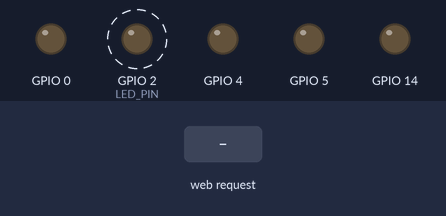
Simulated run of this sketch. Board: ESP8266 (NodeMCU). Shown: output pins drawn as LEDs (lit = HIGH). Dashed ring = blinking. Inputs (shaded band) come from the test bench. WiFi joins after 1.5 s; servers stay silent unless stated; storage starts empty; what the sketch prints to the serial monitor is not drawn.

Above: at 7.8 s.
7.9 s: HTTP request GET /socket1On received
At 8.9 s:
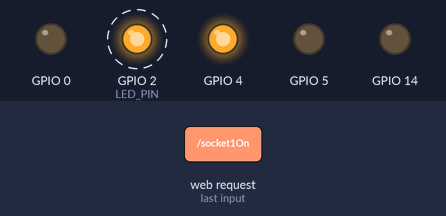
13.1 s: HTTP request GET /socket2On received
At 15.4 s:
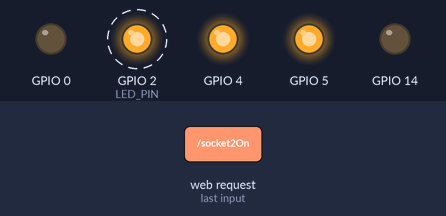
19.1 s: HTTP request GET /socket1Off received
At 21.4 s:
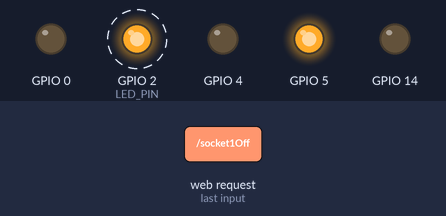
25.1 s: HTTP request GET /socket3On received
At 27.4 s:
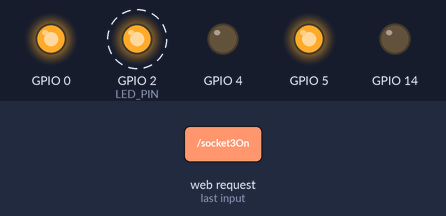
31.1 s: HTTP request GET /socket2Off received
At 33.3 s:
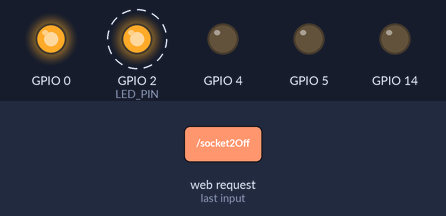
37.1 s: HTTP request GET /socket3Off received
At 39.1 s:
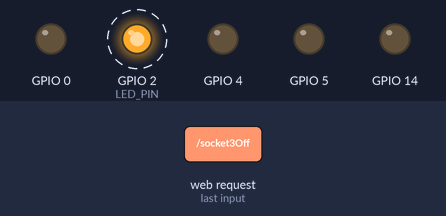
Timing chart, 0 to 44.5 s (numbered marks = the images above; inputs shaded):
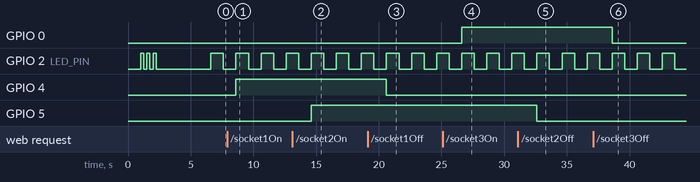

The sketch:

ledController.ino
```cpp
#include <ESP8266WiFi.h>
#include <WiFiClient.h>
#include <ESP8266WebServer.h>
#include <ESP8266mDNS.h>
#include <FS.h>
#include <vector>

#include "TimerOnChannel.h"
#include "TimeService.h"

#define LED_PIN 2
#define CHECK_INTERVAL_IN_SECONDS 15

MDNSResponder mdns;
ESP8266WebServer server(80);
String webPage = "";
const char* ssid = "****";
const char* password = "*****";
unsigned long acqEpochTimeFromService;
unsigned long lastCheckTimestamp;
unsigned long currentTime;
TimeService timeService;

//initial values;
int hourOn[] =  {11, 17, 0, 0};
int hourOff[] = {14, 24, 0, 0};
int hourUltimateOff[] = {24, 24, 0, 0};
String daysScheduled[] = {"0000111","01111110","00000011","00000011"};
std::vector<TimerOnChannel> channels;

void setup(void) {
  Serial.println("---=== SYSTEM STARTUP... ===----");
  //D0 - 4, D1 - 5, D3 - 0, D4 - 2 (LED), D5 - 14, D6 - 12, D7 - 13, D8 - 15;
  channels = {TimerOnChannel(4,"Terace LEDs"), TimerOnChannel(5,"Tree lights"), TimerOnChannel(0,"Wall home"), TimerOnChannel(14,"Wall garden")};
  pinMode(LED_PIN, OUTPUT);
  digitalWrite(LED_PIN, LOW);
  delay(1000);
  Serial.begin(115200);
  connectWifi();
  configureChannels();
  startHttpService();
  startTimeService();
  Serial.println("---=== ALL SYSTEMS UP ===----");
}

void loop(void)
{
  blinkStatusLED(1000, 1000);
  checkTimers();
  server.handleClient();
}

void connectWifi()
{
  // Begin connection
  WiFi.begin(ssid, password);
  Serial.println("WIFI: ");
  // Wait for connection
  while (WiFi.status() != WL_CONNECTED) {
    blinkStatusLED(250, 250);
    Serial.print(".");
  }
  Serial.print("Connected to ");
  Serial.println(ssid);
  Serial.print("IP address: ");
  Serial.println(WiFi.localIP());
  if (mdns.begin("esp8266", WiFi.localIP())) {
    Serial.println("MDNS responder started");
  }
}

void startHttpService()
{
  Serial.println("---=== HTTP server starting... ===----");
  server.on("/", []() {
    updateWebContentAndResponse();
    });
  server.on("/socket1On", []() { setOn(channels[0]); });
  server.on("/socket1Off", []() { setOff(channels[0]); });
  server.on("/socket1AutoOn", []() { setAuto(channels[0]); });

  server.on("/socket2On", []() { setOn(channels[1]); });
  server.on("/socket2Off", []() { setOff(channels[1]); });
  server.on("/socket2AutoOn", []() { setAuto(channels[1]); });

  server.on("/socket3On", []() { setOn(channels[2]); });
  server.on("/socket3Off", []() { setOff(channels[2]); });
  server.on("/socket3AutoOn", []() { setAuto(channels[2]); });

  server.on("/socket4On", []() { setOn(channels[3]); });
  server.on("/socket4Off", []() { setOff(channels[3]); });
  server.on("/socket4AutoOn", []() { setAuto(channels[3]); });

  server.on("/allOn", []() {
    for (TimerOnChannel& channel : channels){
      channel.setOn();
    }
    updateWebContentAndResponse();
  });
  server.on("/allOff", []() {
    for (TimerOnChannel& channel : channels){
      channel.setOff();
    }
    updateWebContentAndResponse();
  });
  server.on("/allAutoOn", []() {
    for (TimerOnChannel& channel : channels){
      channel.restoreAuto();
    }
    checkTimers();
    updateWebContentAndResponse();
  });
  server.on("/resetTime", []() {
    startTimeService();
    checkTimers();
    updateWebContentAndResponse();
  });
  server.on("/ScheduleSave", HTTP_GET,  [](){
    String days[] = {"w-1","w-2","w-3","w-4","w-5","w-6","w-7"};
    Serial.println("--= Re-Configuring channels: START =--");
    int index = 0;
    for (TimerOnChannel& channel : channels)
    {
      String hourOn_s = server.arg("ch-"+String(index)+"-startHour");
      String hourOff_s = server.arg("ch-"+String(index)+"-endHour");
      String hourUltimateOff_s = server.arg("ch-"+String(index)+"-endUltimateHour");
      String label = server.arg("ch-"+String(index)+"-name");
      String configString = "0";
      for (String one: days){
        String state=server.arg("ch-"+String(index)+"-"+one);
        if (state == "on"){
          configString += "1";
        } else{
          configString += "0";
        }
      }
      Serial.println("-- Channel ("+channel.getLabel()+") internal index: "+ String(index) + " --");
      channel.configure(hourOn_s.toInt(), hourOff_s.toInt(),hourUltimateOff_s.toInt(), configString);
      channel.updateLabel(label);
      channel.printStatus();
      index++;
    }
    Serial.println("--= Re-Configuring channles: DONE =---");
    //TODO
    //saveFile(daysScheduled, hourOn, hourOff) ;
    updateWebContentAndResponse();
  });
  server.begin();
  Serial.println("---=== HTTP server started ===----");
}

void setOn(TimerOnChannel& channel)
{
  channel.setOn();
  updateWebContentAndResponse();
}

void setOff(TimerOnChannel& channel)
{
  channel.setOff();
  updateWebContentAndResponse();
}

void setAuto(TimerOnChannel& channel)
{
  channel.restoreAuto();
  updateWebContentAndResponse();
}

void startTimeService()
{
  Serial.println("---=== TIME SYSTEMS ===----");
  timeService.init();
  acqEpochTimeFromService = timeService.getTime();
  lastCheckTimestamp = acqEpochTimeFromService;
  Serial.println("---=== TIME SYSTEMS UP ===----");
}

void updateWebContentAndResponse()
{
   updateWebPageBody();
   server.send(200, "text/html", webPage);
}

void blinkStatusLED(int high, int low)
{
  digitalWrite(LED_PIN, HIGH);
  delay(high);
  digitalWrite(LED_PIN, LOW);
  delay(low);
}

void checkTimers()
{
  currentTime = acqEpochTimeFromService + millis()/1000;
  if (currentTime - lastCheckTimestamp > CHECK_INTERVAL_IN_SECONDS)
  {
    for (TimerOnChannel& channel : channels)
    {
     channel.adaptStateToConfigurationFor(currentTime);
     lastCheckTimestamp = currentTime;
    }
  }
}


void updateWebPageBody()
{
  String days[] = {"Mon","Tue","Wed","Thu","Fri","Sat","Sun"};
  webPage = "";
  webPage += "<!DOCTYPE HTML>\r\n<html>\n<head>\n";
  webPage += "<meta charset=\"utf-8\"> \n";
  webPage += "<meta name=\"viewport\" content=\"width=device-width, initial-scale=1\">\n";
  webPage += "<title>HOME LIGHTS Arduino</title>\n";
  //bootstrap
  webPage += "<link rel=\"stylesheet\" href=\"https://maxcdn.bootstrapcdn.com/bootstrap/3.3.7/css/bootstrap.min.css\">\n";

  webPage += "<script src=\"https://ajax.googleapis.com/ajax/libs/jquery/3.1.1/jquery.min.js\"></script>\n";
  webPage += "<script src=\"https://maxcdn.bootstrapcdn.com/bootstrap/3.3.7/js/bootstrap.min.js\"></script>\n";

  webPage += "</head>\n<body>\n <div style=\"max-width: 600px;\"> \n";

  webPage += "<button class=\"btn btn-default btn-block disabled\"><h1>Garden Lights v0.23</h1></button> \n";
  webPage += "<button type=\"button\" class=\"btn btn-default btn-block disabled \"><small> Last timer check: "+TimeService::timeToString(lastCheckTimestamp, 1)+"</small></button>";

  webPage += "<div class=\"btn-group btn-group-justified\">";
  webPage += "<a href=\"/\" class=\"btn btn-info btn-sm\">Refresh</a>";
  webPage += "<a href=\"resetTime\" class=\"btn btn-default btn-sm\">Re-establish time</a>";
  webPage += "</div>\n";

  webPage += "\n";
  webPage +=  "<ul class=\"nav nav-tabs\">";
  webPage +=  "<li class=\"active\"><a data-toggle=\"tab\" href=\"#tabs-1\">Home</a></li>";
  webPage += "<li><a data-toggle=\"tab\"  href=\"#tabs-2\">Status expert</a></li>";
  webPage += " <li><a data-toggle=\"tab\" href=\"#tabs-3\">Configuration</a></li>\n </ul>\n";
  // Control
  webPage += "<div class=\"tab-content\">\n";
  webPage += "<div id=\"tabs-1\" class=\"tab-pane fade in active\">\n";

  int i = 0;
  int countInManual = 0;
  for (TimerOnChannel& channel : channels)
  {
    webPage += "<p>  <div class=\"btn-group btn-group-justified\">";
    String disabled = "";
    if (channel.hourOn() == 0 && channel.hourOff() == 0 )
    {
      disabled = "disabled";
    }
    if (channel.isOn())
    {
      webPage += " <a href=\"socket"+String(i+1)+"Off\" class=\"btn btn-danger btn-md "+disabled+"\"> <span class=\"badge\">OFF</span> "+channel.getLabel()+" </a>";
    } else {
      webPage += " <a href=\"socket"+String(i+1)+"On\" class=\"btn btn-success btn-md "+disabled+"\"><span class=\"badge\">ON "+disabled+"</span> "+channel.getLabel()+" </a>";
    }

    if (channel.isManuallyEnabled())
    {
      countInManual++;
      webPage += " <a href=\"socket"+String(i+1)+"AutoOn\" class=\"btn btn-warning btn-md\">Restore automatic</a>";
    } else {
      webPage += " <a href=\"\" class=\"btn btn-info btn-md disabled\">Automatic, scheduled for";
      if (channel.isForeseenToBeActive(acqEpochTimeFromService + millis()/1000))
      {
        webPage += " <span class=\"badge\"> ON </span>  </a>";
      } else {
        webPage += " <span class=\"badge\"> OFF </span>  </a>";
      }
    }

    webPage += "</div></p> \n";
    i++;
  }
  webPage += "<div class=\"btn-group btn-group-justified\"> <a href=\"allOn\" class=\"btn btn-success btn-lg\"><span class=\"badge\">ON ALL</span></a>";
  webPage += "<a href=\"allOff\" class=\"btn btn-danger btn-lg\"><span class=\"badge\">OFF ALL</span></a>";
  if (countInManual > 1)
  {
    webPage += "<a href=\"allAutoOn\" class=\"btn btn-warning btn-lg\">AUTO ALL <span class=\"badge\">"+String(countInManual)+"</span> </a>";
  }
  webPage +="</div>\n";
  webPage += "</div>\n";
//  Status
  webPage += "<div id=\"tabs-2\" class=\"tab-pane fade in\"><h3>Detailed status</h3>\n";
  webPage += "<button type=\"button\" class=\"btn btn-default btn-block disabled \"><small> System start: "+TimeService::timeToString(acqEpochTimeFromService, 1)+"</small></button>";
  webPage += "<button type=\"button\" class=\"btn btn-default btn-block disabled \"><small> Last timer check: "+TimeService::timeToString(lastCheckTimestamp, 1)+"</small></button>";
  webPage += "<pre> " + timeService.getLastLog() + " </pre>\n";

  long  fh = ESP.getFreeHeap();
  char  fhc[20];
  ltoa(fh, fhc, 10);
  String freeHeap = String(fhc);
  webPage += "<h3>Free memory</h3><samp>"+freeHeap+" kB</samp>";

  webPage += "<h3>Inputs</h3>";
  i = 0;
  for (TimerOnChannel& channel : channels)
  {
    if (channel.isOn())
    {
      webPage += " <p class=\"bg-success\">"+channel.getLabel()+" are ON</p>\n";
    } else {
      webPage += " <p class=\"bg-danger\">"+channel.getLabel()+" are OFF</p>\n";
    }
    i++;
  }
  webPage += "</div>\n";
  //Config
  webPage += "<div id=\"tabs-3\" class=\"tab-pane fade in\"><h3>Times and days for channels</h3>\n";
  // form breaks the bootstrap/jquery style
  webPage += "<form  action=\"ScheduleSave\" method=\"get\">\n";
  webPage += "  <fieldset>\n";
  webPage += "   <input type=\"submit\" value=\"Save changes\" class=\"btn btn-success btn-block\"/> \n";
  webPage += "  </fieldset>\n";
  int ch = 0;
  for (TimerOnChannel& channel : channels){
      webPage += "<fieldset>\n";
      webPage += "  <legend>Automatic switch ON/OFF for CHANNEL "+String(ch+1)+":</legend>\n";
      for (int i = 1; i <= 7; i++){
        webPage += "  <label for=\"ch-"+String(ch)+"-w-"+String(i)+"\">"+ String(days[i-1])+"</label>\n";
        webPage += "  <input type=\"checkbox\" name=\"ch-"+String(ch)+"-w-"+String(i)+"\" id=\"ch-";
        webPage +=String(ch)+"-w-"+String(i)+"\" " + checked(ch,i)+ "/>\n";
      }
      webPage += " </fieldset>\n";

      webPage += " <fieldset>\n";

      webPage += "  <label>Channel name:</label> \n  <input id=\"ch-";
      webPage += String(ch)+"-name\" name=\"ch-"+String(ch)+"-name\" value=\"" +channel.getLabel()+ "\"/><br> \n";

      webPage += "  <label for=\"ch-"+String(ch)+"-startHour\">Lights ON:</label> \n  <input id=\"ch-";
      webPage += String(ch)+"-startHour\" name=\"ch-"+String(ch)+"-startHour\" value=\"";
      webPage += String(channel.hourOn())+"\"/><br> \n";

      webPage += "  <label for=\"ch-"+String(ch)+"-endHour\">Lights OFF:</label> \n  <input id=\"ch-";
      webPage +=String(ch)+"-endHour\" name=\"ch-"+String(ch)+"-endHour\" value=\"";
      webPage += String(channel.hourOff())+"\"/><br> \n";

      webPage += "  <label for=\"ch-"+String(ch)+"-endUltimateHour\">Lights ALWAYS OFF:</label> \n  <input id=\"ch-";
      webPage +=String(ch)+"-endUltimateHour\" name=\"ch-"+String(ch)+"-endUltimateHour\" value=\"";
      webPage += String(channel.hourUltimateOff())+"\"/><br> \n";

      webPage += "</fieldset>\n";
      ch++;
  }
  webPage += " </form>\n";
  webPage += " </div>\n";
  webPage += "</div>\n";
  webPage += "</div>\n</body>\n</html>\n";
}

void saveFile(std::vector<TimerOnChannel> channels){
  // TODO
}

String checked(int channel, int day){
  if (daysScheduled[channel].charAt(day) == '1')
  {
    return "checked";
  } else {
    return "";
  }
}

void configureChannels()
{
  openConfiguration();
  Serial.println("---=== Configuring channels: START ===----");
  int index = 0;
  for (TimerOnChannel& channel : channels){
    Serial.println("--== Channel ("+channel.getLabel()+") index: "+ String(index) + " ==--");
    channel.configure(hourOn[index], hourOff[index], hourUltimateOff[index], daysScheduled[index]);
    channel.printStatus();
    index++;
  }
  Serial.println("---=== Configuring channles: DONE ===----");
}

void openConfiguration()
{
  SPIFFS.begin();
  File f = SPIFFS.open("/timer.conf", "w");
  if (!f) {
    Serial.println("File open failed!");
    Serial.println("Creating a default one...");
    f.println("#1");
    f.println("00000011");
    f.println("18");
    f.println("23");
    f.println("#2");
    f.println("01111111");
    f.println("20");
    f.println("2");
    f.println("#3");
    f.println("01100111");
    f.println("20");
    f.println("2");
    Serial.println("...DONE!");
    f.close();
    f = SPIFFS.open("/timer.conf", "r");
  } else {
    f.close();
    f = SPIFFS.open("/timer.conf", "r");
    Serial.println("Config file exists!");
    Serial.println(f.name());
    int lineCount=-1;
    int channelIndex=-1;
    while(f.available()) {
      //Lets read line by line from the file
      String line = f.readStringUntil('\n');
      Serial.println(line);
      lineCount++;
      if (lineCount % 4 == 0 ){
              channelIndex++;
              lineCount=0;
              continue;
      }
      switch (lineCount){
        case 1 : daysScheduled[channelIndex] = line; break;
        case 2 : hourOn[channelIndex] = line.toInt(); break;
        case 3 : hourOff[channelIndex] = line.toInt(); break;
      }
    }
    Serial.println("Configuration READ!");
  }
  f.close();
  SPIFFS.end();
}
```

TimeService.cpp
```cpp
#include "Arduino.h"
#include "TimeService.h"

#define DST 1

TimeService::TimeService(){
}

void TimeService::init()
{
  logFromConnection = "";
  logFromConnection += "---=== Starting TimeService ===---\n";
  logFromConnection += "-- Starting UDP\n";
  udp.begin(localPort);
  logFromConnection += "-- Local port: ";
  logFromConnection += String(udp.localPort())+"\n";
  unsigned long epochTime = TimeService::getTime();
  logFromConnection += "-- Current time: \n";
  logFromConnection += timeToString(epochTime, DST)+"\n";
  logFromConnection += "-- Internal clock for the reference: ";
  logFromConnection +=  String(millis())+"\n";
  logFromConnection += "---=== TimeService STARTED ===---\n";
  Serial.println(logFromConnection);
}

String TimeService::getLastLog()
{
  return logFromConnection;
}

unsigned long TimeService::getTime() {
  //get a random server from the pool
  WiFi.hostByName(ntpServerName, timeServerIP);
  unsigned long epoch = 1;
  sendNTPpacket(timeServerIP); // send an NTP packet to a time server
  // wait to see if a reply is available
  delay(2000);

  int cb = udp.parsePacket();
  if (!cb) {
    logFromConnection += "-- No packet yet!, retrying...\n";
  }
  else {
    logFromConnection += "-- Packet received!\n";
    // We've received a packet, read the data from it
    udp.read(packetBuffer, NTP_PACKET_SIZE); // read the packet into the buffer

    //the timestamp starts at byte 40 of the received packet and is four bytes,
    // or two words, long. First, esxtract the two words:

    unsigned long highWord = word(packetBuffer[40], packetBuffer[41]);
    unsigned long lowWord = word(packetBuffer[42], packetBuffer[43]);
    // combine the four bytes (two words) into a long integer
    // this is NTP time (seconds since Jan 1 1900):
    unsigned long secsSince1900 = highWord << 16 | lowWord;
    logFromConnection += "-- Seconds since Jan 1 1900 = " ;
    logFromConnection += String(secsSince1900) + "\n";

    // now convert NTP time into everyday time:
    logFromConnection += "-- Unix time = ";
    // Unix time starts on Jan 1 1970. In seconds, that's 2208988800:
    const unsigned long seventyYears = 2208988800UL;
    // subtract seventy years:
    epoch = secsSince1900 - seventyYears;
    // print Unix time:
    logFromConnection += String(epoch) + "\n";
    logFromConnection += "-- " + timeToString(epoch, DST) + "\n";
  }
  return epoch;
}

// send an NTP request to the time server at the given address
unsigned long TimeService::sendNTPpacket(IPAddress& address)
{
  logFromConnection += "-- Sending NTP packet...\n";
  // set all bytes in the buffer to 0
  memset(packetBuffer, 0, NTP_PACKET_SIZE);
  // Initialize values needed to form NTP request
  // (see URL above for details on the packets)
  packetBuffer[0] = 0b11100011;   // LI, Version, Mode
  packetBuffer[1] = 0;     // Stratum, or type of clock
  packetBuffer[2] = 6;     // Polling Interval
  packetBuffer[3] = 0xEC;  // Peer Clock Precision
  // 8 bytes of zero for Root Delay & Root Dispersion
  packetBuffer[12]  = 49;
  packetBuffer[13]  = 0x4E;
  packetBuffer[14]  = 49;
  packetBuffer[15]  = 52;
  // all NTP fields have been given values, now
  // you can send a packet requesting a timestamp:
  udp.beginPacket(address, 123); //NTP requests are to port 123
  udp.write(packetBuffer, NTP_PACKET_SIZE);
  udp.endPacket();
}

String TimeService::timeToString(unsigned long epoch, int dst){
    String oss = "GMT+" + String(DST) + ": " + String(((epoch  % 86400L) / 3600) + dst) + ":";
    if ( ((epoch % 3600) / 60) < 10 ) {
      oss += "0";
    }
    oss +=  String( ((epoch  % 3600) / 60) ) + ":";
    if ( (epoch % 60) < 10 ) {
      oss+= "0";
    }
    oss +=  String((epoch % 60));
    return oss;
}
```

Source omitted: TimeService.h (914 bytes), TimerOnChannel.cpp (2705 bytes), TimerOnChannel.h (923 bytes)

Measured:
- after the input at 7.9 s, GPIO 4: LOW → HIGH after 0.71 s
- after the input at 13.1 s, GPIO 5: LOW → HIGH after 1.5 s
- after the input at 19.1 s, GPIO 4: HIGH → LOW after 1.5 s
- after the input at 25.1 s, GPIO 0: LOW → HIGH after 1.5 s
- after the input at 31.1 s, GPIO 5: HIGH → LOW after 1.5 s
- after the input at 37.1 s, GPIO 0: HIGH → LOW after 1.5 s
- by itself, GPIO 2 (LED_PIN): alternates HIGH for 1.0 s and LOW for 1.0 s
